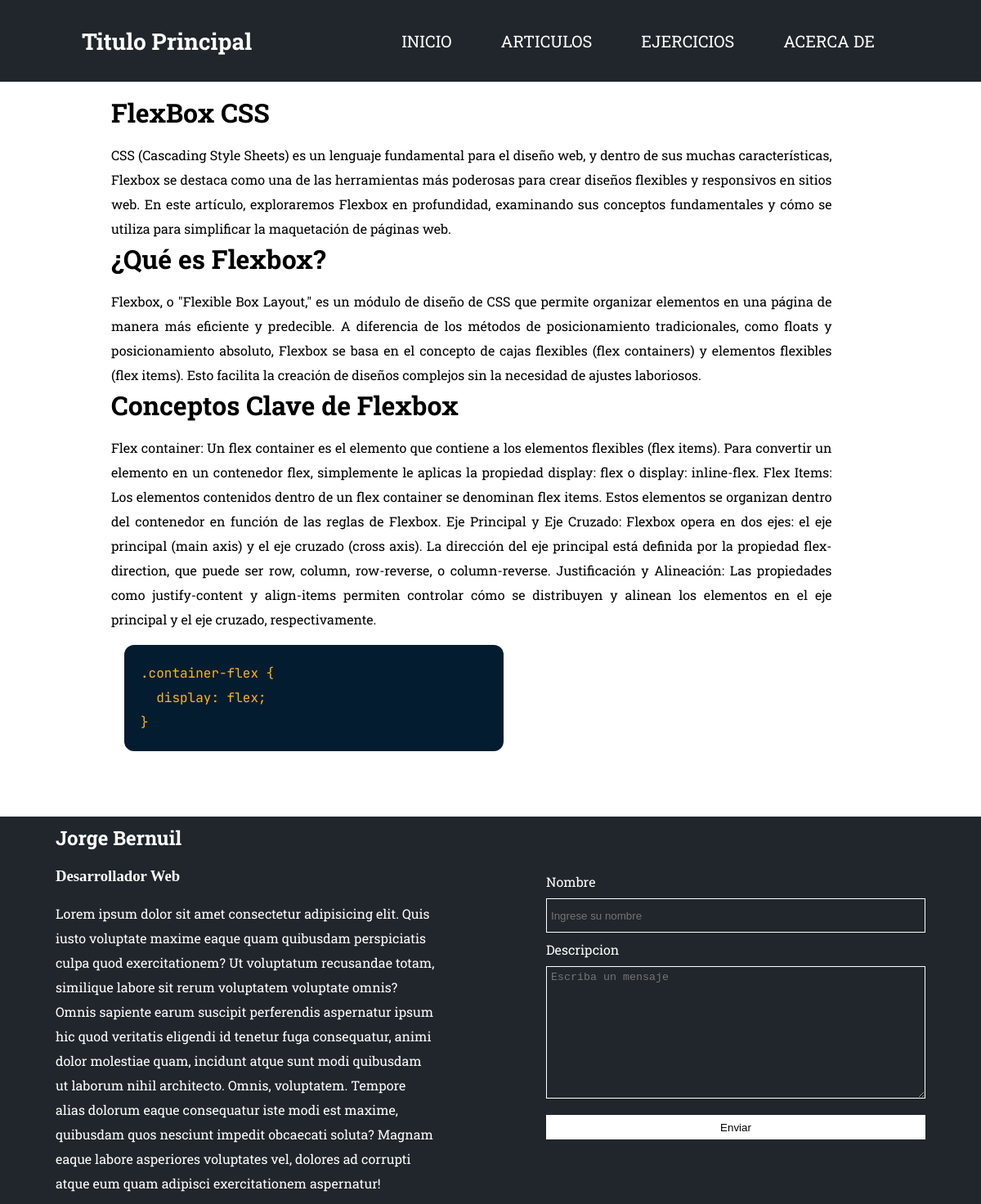
Page /view/info-articulo.php?id=1 on the committed database.
### tables this page shows
CREATE TABLE `articulos` (
  `id` int(10) NOT NULL,
  `titulo1` varchar(255) NOT NULL,
  `descripcion1` mediumtext NOT NULL,
  `titulo2` varchar(255) NOT NULL,
  `descripcion2` mediumtext NOT NULL,
  `titulo3` varchar(255) NOT NULL,
  `descripcion3` mediumtext NOT NULL,
  `codigo` varchar(255) NOT NULL
);

### php/main.php (called while the page is built, shortened)
<?php
    function listarARTICULO($conexion, $id){
        $sql = "SELECT * FROM articulos WHERE id = '$id'";
        $consulta = mysqli_query($conexion, $sql);
        $resultado = false;
        if($consulta && mysqli_num_rows($consulta)>=1){
            $resultado = mysqli_fetch_assoc($consulta);
        }
        return $resultado;
    }
?>

### view/info-articulo.php (the view, shortened to what this page needs)
<?php require_once '../include/cabecera.php' ?>
    <main class="cuerpo">
        <div class="secciones">
            <div class="info-articulo">
            <?php
                include('../php/conexion.php');
                include('../php/main.php');
                $consulta_actual = listarARTICULO($conexion, $_GET['id']);
            ?>
                <div class="div-titulo-articulo">
                    <h1><?=$consulta_actual['titulo1']?></h1>
                </div>
                <article>
                    <p><?=$consulta_actual['descripcion1']?></p>
                </article>
                <div class="div-titulo-articulo">
                    <h1><?=$consulta_actual['titulo2']?></h1>
                </div>
                <article>
                    <p><?=$consulta_actual['descripcion2']?></p>
                </article>
                <div class="div-titulo-articulo">
                    <h1><?=$consulta_actual['titulo3']?></h1>
                </div>
                <article>
                    <p><?=$consulta_actual['descripcion3']?></p>
                </article>
                <div class="codigo-ejercicio caja-ejercicio">
<pre>
<?=$consulta_actual['codigo']?>
</pre>
                </div>
            </div>
        </div>
    </main>
<?php require_once '../include/pie-pagina.php' ?>

### css/diseño.css (style rules this page uses)
* { padding: 0; margin: 0; }
.cuerpo { grid-area: cuerpo; }
.secciones { width: 80%; margin: auto; }
.caja-ejercicio { width: 50%; margin: 1em; }
pre { padding: 20px; line-height: 30px; background-color: #031c30; color: #ffb319; border-radius: 12px; }
.info-articulo { padding: 1em; display: flex; flex-direction: column; }
.info-articulo article { width: 95%; text-align: justify; line-height: 30px; }
.div-titulo-articulo { margin-bottom: 1em; }

### rows in the picture
articulos: titulo1 "FlexBox CSS", descripcion1 "CSS (Cascading Style Sheets) es un lenguaje fundamental para el diseño web, y dentro de sus muchas características, Flexbox se destaca como una de las herramientas más poderosas para crear diseños flexibles y responsivos en sitios web. En este artículo, exploraremos Flexbox en profundidad, examinando sus conceptos fundamentales y cómo se utiliza para simplificar la maquetación de páginas web.", titulo2 "¿Qué es Flexbox?", descripcion2 "Flexbox, o \"Flexible Box Layout,\" es un módulo de diseño de CSS que permite organizar elementos en una página de manera más eficiente y predecible. A diferencia de los métodos de posicionamiento tradicionales, como floats y posicionamiento absoluto, Flexbox se basa en el concepto de cajas flexibles (flex containers) y elementos flexibles (flex items). Esto facilita la creación de diseños complejos sin la necesidad de ajustes laboriosos.", titulo3 "Conceptos Clave de Flexbox", descripcion3 "Flex container: Un flex container es el elemento que contiene a los elementos flexibles (flex items). Para convertir un elemento en un contenedor flex, simplemente le aplicas la propiedad display: flex o display: inline-flex. Flex Items: Los elementos contenidos dentro de un flex container se denominan flex items. Estos elementos se organizan dentro del contenedor en función de las reglas de Flexbox. Eje Principal y Eje Cruzado: Flexbox opera en dos ejes: el eje principal (main axis) y el eje cruzado (cross axis). La dirección del eje principal está definida por la propiedad flex-direction, que puede ser row, column, row-reverse, o column-reverse. Justificación y Alineación: Las propiedades…", codigo ".container-flex { display: flex; }"
